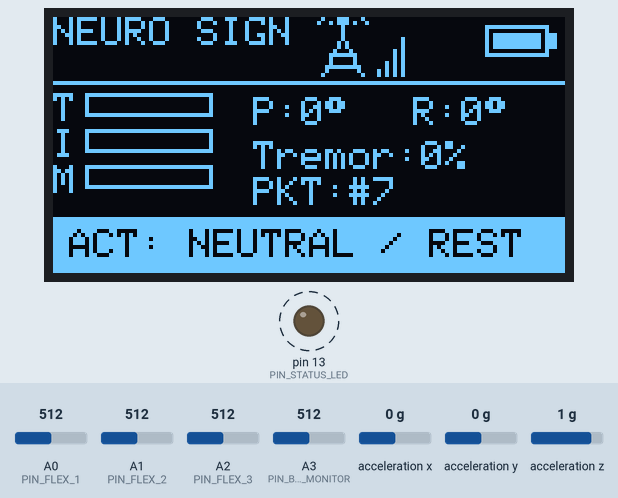
Simulated run of this sketch. Board: Arduino Nano, built with avr-gcc and run on an emulated ATmega328P. Parts: 128×64 one-colour display, output pins drawn as LEDs (lit = HIGH). Wiring (inferred from the names in the program): ADXL345 accelerometer at I2C address 0x53. Dashed ring = blinking. Inputs (shaded band) come from the test bench; at power-on: A0 (PIN_FLEX_1) = 512, acceleration y 0 g, A1 (PIN_FLEX_2) = 512, A2 (PIN_FLEX_3) = 512, A3 (PIN_BATTERY_MONITOR) = 512, acceleration x 0 g, acceleration z 1 g. Pins used as bus, display or sensor lines are not drawn; what the sketch prints to the serial monitor is not drawn.

Above: at 3.88 s.
3.9 s: A0 (PIN_FLEX_1) set to 669
At 4.12 s:
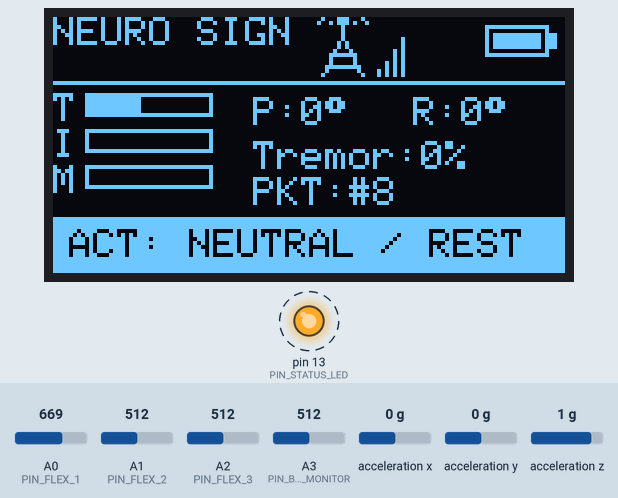
5.5 s: A0 (PIN_FLEX_1) set to 686
At 5.62 s:
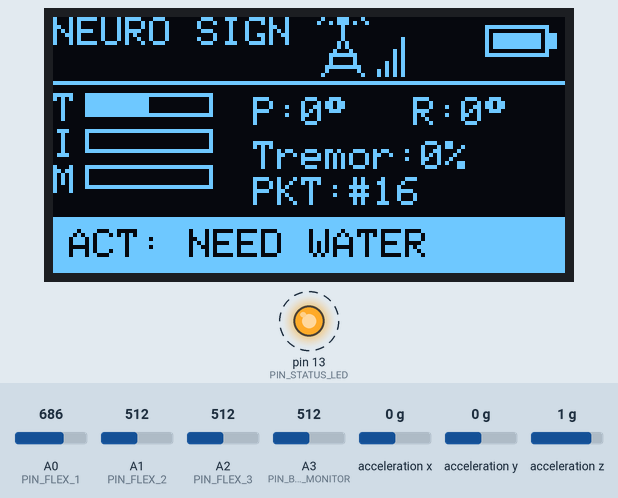
7.2 s: acceleration y set to -1.4 g
At 7.31 s:
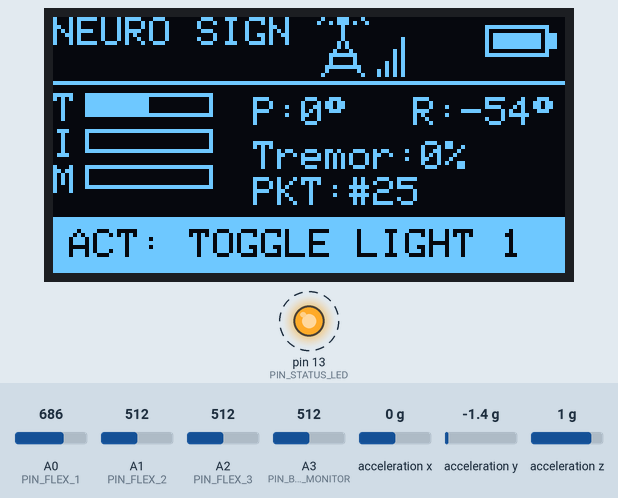
8.9 s: A1 (PIN_FLEX_2) set to 665
At 9.14 s:
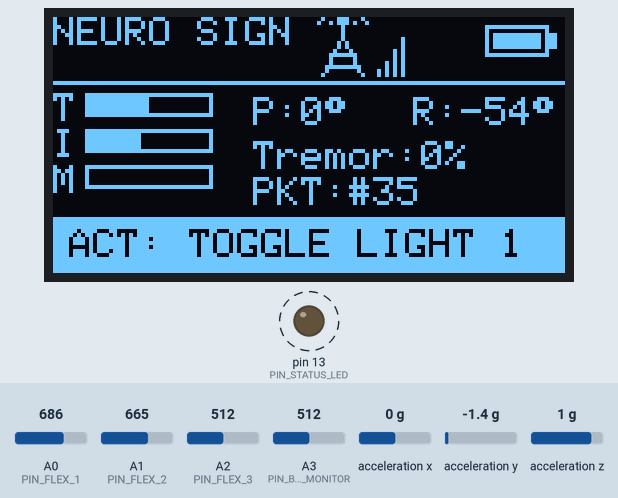
10.4 s: A1 (PIN_FLEX_2) set to 690
At 10.5 s:
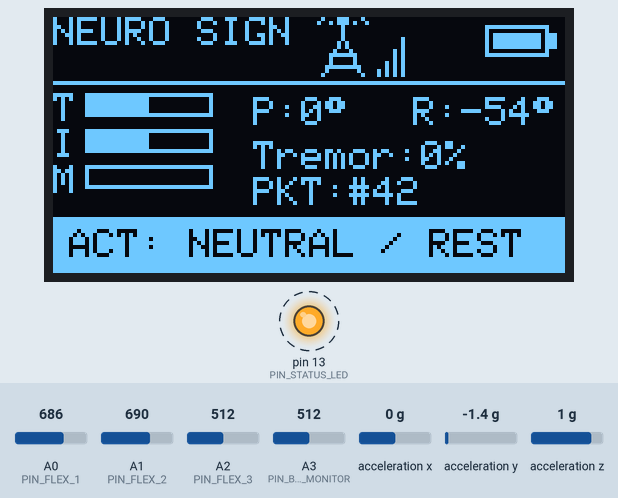
12.0 s: A0 (PIN_FLEX_1) set to 306
At 12.19 s:
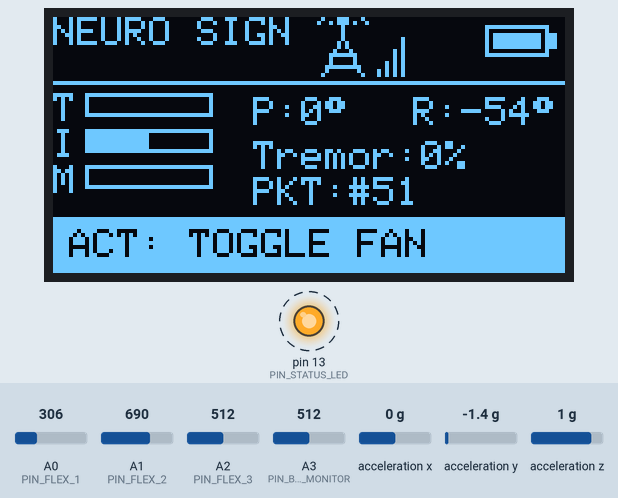
Timing chart, 0 to 14.8 s (numbered marks = the images above; inputs shaded):
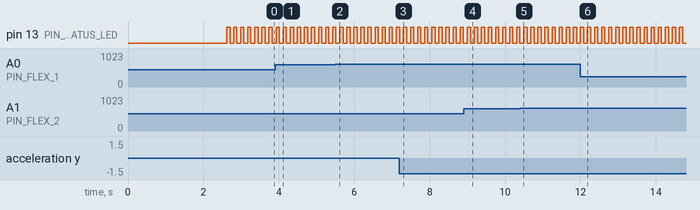

The sketch:

tx_glove_nano.ino
```cpp
/**
 * ============================================================================
 * PROJECT: NEURO SIGN - Paralysis Patient Assistance System
 * DEVELOPED BY: Rudra Attri Pandey
 * MODULE: Main Transmitter Sketch (TX Glove)
 * TARGET HARDWARE: Arduino Nano (ATmega328P)
 *
 * SENSORS & HARDWARE:
 *  - 3x Flex Sensors on A0, A1, A2
 *  - ADXL345 3-Axis Digital Accelerometer on I2C (A4-SDA, A5-SCL)
 *  - 0.96" SSD1306 OLED (128x64) on I2C (A4-SDA, A5-SCL)
 *  - 433 MHz RF Transmitter (FS1000A) on Digital Pin D12
 *  - Battery Monitor on A3
 * ============================================================================
 */

#include "config.h"
#include "gesture_sensors.h"
#include "oled_display.h"
#include "rf_transmitter.h"

// System Singletons
GestureSensors sensors;
OledDisplay    display;
RfTransmitter  transmitter;

// Runtime state variables
uint8_t       g_packetSequence = 0;
unsigned long g_lastTxTime     = 0;
unsigned long g_lastOledTime   = 0;
bool          g_lastTxBurst    = false;

void setup() {
    Serial.begin(115200);
    Serial.println(F("\n=========================================="));
    Serial.println(F("  NEURO SIGN - PARALYSIS ASSIST (TX)     "));
    Serial.println(F("  Developed by: Rudra Attri Pandey        "));
    Serial.println(F("  Firmware: " SYSTEM_VERSION "               "));
    Serial.println(F("==========================================\n"));

    // 1. Initialize OLED Display & show splash screen
    if (!display.begin()) {
        Serial.println(F("[ERROR] SSD1306 OLED initialization failed! Check I2C wiring (A4/A5)."));
    } else {
        Serial.println(F("[OK] SSD1306 OLED Initialized (0x3C)."));
    }

    // 2. Perform Sensor Auto-Calibration with visual progress bar
    Serial.println(F("[INFO] Starting Flex & ADXL345 calibration..."));
    for (uint8_t step = 0; step <= 100; step += 20) {
        display.showCalibrationScreen(step);
        delay(60);
    }

    if (!sensors.begin()) {
        Serial.println(F("[WARN] ADXL345 Accelerometer not responding at 0x53. Using fallback tilt."));
    } else {
        Serial.println(F("[OK] ADXL345 3-Axis Accelerometer Initialized."));
    }

    // 3. Initialize 433 MHz RF Transmitter
    if (!transmitter.begin()) {
        Serial.println(F("[ERROR] 433 MHz RF Transmitter initialization failed!"));
    } else {
        Serial.println(F("[OK] 433 MHz RF Transmitter Ready on D12 (2000 bps)."));
    }

    Serial.println(F("[SYSTEM] TX Glove System Ready. Commencing transmission loop.\n"));
}

void loop() {
    unsigned long currentMillis = millis();

    // 1. High-frequency sensor sample update (~100 Hz)
    sensors.update();
    const GloveSensorData &data = sensors.getData();

    // 2. RF Telemetry Transmission Burst (~14 Hz / 70ms interval)
    if (currentMillis - g_lastTxTime >= TX_INTERVAL_MS) {
        g_lastTxTime = currentMillis;
        g_lastTxBurst = transmitter.sendTelemetry(data, g_packetSequence);

        // Optional debug serial output
        #if 1
        Serial.print(F("[TX #"));
        Serial.print(g_packetSequence);
        Serial.print(F("] F1:"));
        Serial.print(data.flexPercent[0]);
        Serial.print(F("% F2:"));
        Serial.print(data.flexPercent[1]);
        Serial.print(F("% F3:"));
        Serial.print(data.flexPercent[2]);
        Serial.print(F("% | P:"));
        Serial.print(data.pitch);
        Serial.print(F(" R:"));
        Serial.print(data.roll);
        Serial.print(F(" | Tremor:"));
        Serial.print(data.tremorLevel);
        Serial.print(F(" | G:"));
        Serial.println(data.rawGestureId);
        #endif
    }

    // 3. OLED HUD & Animated Signal Tower update (20 FPS / 50ms interval)
    if (currentMillis - g_lastOledTime >= (1000 / DISPLAY_FPS)) {
        g_lastOledTime = currentMillis;
        display.update(data, g_packetSequence, g_lastTxBurst);
    }
}
```

gesture_sensors.cpp
```cpp
#include "gesture_sensors.h"
#include <Wire.h>
#include <math.h>

/**
 * ============================================================================
 * PROJECT: NEURO SIGN - Paralysis Patient Assistance System
 * DEVELOPED BY: Rudra Attri Pandey
 * MODULE: Glove Sensor Interface Implementation
 * ============================================================================
 */

GestureSensors::GestureSensors() :
    _flexHistIndex(0),
    _accelX(0), _accelY(0), _accelZ(0),
    _prevAccelX(0), _prevAccelY(0), _prevAccelZ(0),
    _jerkAccumulator(0)
{
    // Default fallback calibration values for flex sensors (0-1023 ADC)
    _flexMin[0] = 300; _flexMax[0] = 750;
    _flexMin[1] = 300; _flexMax[1] = 750;
    _flexMin[2] = 300; _flexMax[2] = 750;

    for (int i = 0; i < 3; i++) {
        for (int j = 0; j < SENSOR_SAMPLE_WINDOW; j++) {
            _flexHistory[i][j] = 500;
        }
    }
}

bool GestureSensors::begin() {
    pinMode(PIN_FLEX_1, INPUT);
    pinMode(PIN_FLEX_2, INPUT);
    pinMode(PIN_FLEX_3, INPUT);
    pinMode(PIN_BATTERY_MONITOR, INPUT);

    Wire.begin();
    Wire.setClock(400000); // 400kHz Fast Mode I2C

    bool adxlOk = initADXL345();
    recalibrateFlex();
    return adxlOk;
}

bool GestureSensors::initADXL345() {
    Wire.beginTransmission(ADXL345_I2C_ADDRESS);
    Wire.write(ADXL_REG_DEVID);
    if (Wire.endTransmission() != 0) return false;

    Wire.requestFrom(ADXL345_I2C_ADDRESS, 1);
    if (Wire.available()) {
        uint8_t devId = Wire.read();
        if (devId != 0xE5) {
            // Unexpected Device ID but will attempt initialization
        }
    }

    // Set Measurement mode (D3 = 1 in POWER_CTL register 0x2D)
    Wire.beginTransmission(ADXL345_I2C_ADDRESS);
    Wire.write(ADXL_REG_POWER_CTL);
    Wire.write(0x08);
    Wire.endTransmission();

    // Set Data Format (+/- 4g range, full resolution)
    Wire.beginTransmission(ADXL345_I2C_ADDRESS);
    Wire.write(ADXL_REG_DATA_FORMAT);
    Wire.write(0x01); // +/- 4g
    Wire.endTransmission();

    return true;
}

void GestureSensors::readADXL345(float &ax, float &ay, float &az) {
    Wire.beginTransmission(ADXL345_I2C_ADDRESS);
    Wire.write(ADXL_REG_DATAX0);
    Wire.endTransmission(false);

    Wire.requestFrom((uint8_t)ADXL345_I2C_ADDRESS, (uint8_t)6);
    if (Wire.available() >= 6) {
        int16_t rawX = Wire.read() | (Wire.read() << 8);
        int16_t rawY = Wire.read() | (Wire.read() << 8);
        int16_t rawZ = Wire.read() | (Wire.read() << 8);

        // Convert to Gs (Scale factor ~ 0.0078 g/LSB in 4g mode)
        ax = (float)rawX * 0.0078125f;
        ay = (float)rawY * 0.0078125f;
        az = (float)rawZ * 0.0078125f;
    }
}

void GestureSensors::recalibrateFlex() {
    // Quick baseline recording for flat hand (resting position)
    long sum[3] = {0, 0, 0};
    for (int s = 0; s < CALIBRATION_SAMPLES; s++) {
        sum[0] += analogRead(PIN_FLEX_1);
        sum[1] += analogRead(PIN_FLEX_2);
        sum[2] += analogRead(PIN_FLEX_3);
        delay(3);
    }
    for (int i = 0; i < 3; i++) {
        _flexMin[i] = sum[i] / CALIBRATION_SAMPLES;
        _flexMax[i] = _flexMin[i] + 350; // Expected dynamic range with standard 10k divider
    }
}

uint8_t GestureSensors::readBattery() {
    // Voltage divider calculation assuming 10k/10k divider to A3 from 1S LiPo (3.3V-4.2V)
    int raw = analogRead(PIN_BATTERY_MONITOR);
    float vSense = (raw * 5.0f) / 1023.0f;
    float vBat = vSense * 2.0f; // Scale divider (2x)

    if (vBat >= 4.2f) return 100;
    if (vBat <= 3.2f) return 0;
    return (uint8_t)(((vBat - 3.2f) / (4.2f - 3.2f)) * 100.0f);
}

void GestureSensors::update() {
    // 1. Read and filter flex sensors
    int rawFlex[3] = {
        analogRead(PIN_FLEX_1),
        analogRead(PIN_FLEX_2),
        analogRead(PIN_FLEX_3)
    };

    for (int i = 0; i < 3; i++) {
        _flexHistory[i][_flexHistIndex] = rawFlex[i];

        // Running average
        long avg = 0;
        for (int j = 0; j < SENSOR_SAMPLE_WINDOW; j++) {
            avg += _flexHistory[i][j];
        }
        avg /= SENSOR_SAMPLE_WINDOW;

        // Auto-adapt bounds dynamically if patient stretches further
        if (avg < _flexMin[i]) _flexMin[i] = avg;
        if (avg > _flexMax[i]) _flexMax[i] = avg;

        // Map to 0 - 100%
        int percent = map(avg, _flexMin[i], _flexMax[i], 0, 100);
        _data.flexPercent[i] = (uint8_t)constrain(percent, 0, 100);
    }

    _flexHistIndex = (_flexHistIndex + 1) % SENSOR_SAMPLE_WINDOW;

    // 2. Read ADXL345 Accelerometer & calculate Pitch / Roll / Tremor
    readADXL345(_accelX, _accelY, _accelZ);

    // Calculate Pitch and Roll in degrees
    // Pitch: Rotation around Y-axis
    // Roll: Rotation around X-axis
    float pitchRad = atan2(-_accelX, sqrt(_accelY * _accelY + _accelZ * _accelZ));
    float rollRad  = atan2(_accelY, _accelZ);

    int pitchDeg = (int)(pitchRad * 180.0f / 3.14159265f);
    int rollDeg  = (int)(rollRad * 180.0f / 3.14159265f);

    _data.pitch = (int8_t)constrain(pitchDeg, -90, 90);
    _data.roll  = (int8_t)constrain(rollDeg, -90, 90);

    // 3. Tremor / Jerk Detection (High frequency variance)
    float deltaX = _accelX - _prevAccelX;
    float deltaY = _accelY - _prevAccelY;
    float deltaZ = _accelZ - _prevAccelZ;
    float jerkMagnitude = sqrt(deltaX * deltaX + deltaY * deltaY + deltaZ * deltaZ) * 100.0f;

    _prevAccelX = _accelX;
    _prevAccelY = _accelY;
    _prevAccelZ = _accelZ;

    // Exponential smoothing of tremor level
    _jerkAccumulator = (_jerkAccumulator * 0.7f) + (jerkMagnitude * 0.3f);
    _data.tremorLevel = (uint8_t)constrain((int)_jerkAccumulator, 0, 100);

    // 4. Battery and local quick gesture recognition
    _data.batteryPercent = readBattery();
    _data.rawGestureId = evaluateLocalGesture();
}

uint8_t GestureSensors::evaluateLocalGesture() {
    uint8_t f1 = _data.flexPercent[0];
    uint8_t f2 = _data.flexPercent[1];
    uint8_t f3 = _data.flexPercent[2];
    int8_t roll  = _data.roll;

    // 0. Spasm / Tremor Override
    if (_data.tremorLevel > 65) {
        return 99; // Spasm / Emergency Tremor
    }

    // Emergency Fist (All 3 fingers bent > 65% in any position)
    if (f1 > 65 && f2 > 65 && f3 > 65) {
        return 4; // Emergency Help
    }

    // Individual Finger Bend Flags (Active > 48%, Inactive < 38%)
    bool b1 = (f1 > 48);
    bool b2 = (f2 > 48);
    bool b3 = (f3 > 48);

    // MODE 2: TILT LEFT 90° (Roll < -40°) -> Appliance Control
    if (roll < -40) {
        if (b1 && !b2 && !b3) return 11; // Left + Finger 1: Toggle Light 1
        if (b2 && !b1 && !b3) return 12; // Left + Finger 2: Toggle Fan
        if (b3 && !b1 && !b2) return 13; // Left + Finger 3: Toggle Bed Position
        return 0;
    }

    // MODE 3: TILT RIGHT 90° (Roll > +40°) -> Clinical & Caregiver Controls
    if (roll > 40) {
        if (b1 && !b2 && !b3) return 21; // Right + Finger 1: Call Nurse
        if (b2 && !b1 && !b3) return 22; // Right + Finger 2: Pain Alert
        if (b3 && !b1 && !b2) return 23; // Right + Finger 3: All Appliances OFF / Sleep
        return 0;
    }

    // MODE 1: FLAT / PARALLEL ON BED (-40° <= Roll <= +40°) -> Patient Requests
    if (b1 && !b2 && !b3) return 1; // Flat + Finger 1: "I Need Water"
    if (b2 && !b1 && !b3) return 2; // Flat + Finger 2: "I Need Food"
    if (b3 && !b1 && !b2) return 3; // Flat + Finger 3: "I Need Medicine"

    return 0; // Neutral / Resting
}
```

gesture_sensors.h
```cpp
#pragma once
#include "config.h"

/**
 * ============================================================================
 * PROJECT: NEURO SIGN - Paralysis Patient Assistance System
 * DEVELOPED BY: Rudra Attri Pandey
 * MODULE: Glove Sensor Interface (3x Flex + ADXL345 3-Axis Accelerometer)
 * ============================================================================
 */

struct GloveSensorData {
    uint8_t flexPercent[3];  // 0 - 100% bend for each finger
    int8_t  pitch;           // -90 to +90 degrees tilt
    int8_t  roll;            // -90 to +90 degrees roll
    uint8_t tremorLevel;     // Dynamic high-frequency jitter (0-100)
    uint8_t batteryPercent;  // Estimated battery charge
    uint8_t rawGestureId;    // Fast local rule classification
};

class GestureSensors {
public:
    GestureSensors();
    bool begin();
    void update();
    const GloveSensorData& getData() const { return _data; }
    void recalibrateFlex();

private:
    GloveSensorData _data;

    // Flex sensor calibration minimum and maximum ADC values
    int _flexMin[3];
    int _flexMax[3];

    // Moving average filter history
    int _flexHistory[3][SENSOR_SAMPLE_WINDOW];
    uint8_t _flexHistIndex;

    // Accelerometer smoothing & tremor calculation
    float _accelX, _accelY, _accelZ;
    float _prevAccelX, _prevAccelY, _prevAccelZ;
    float _jerkAccumulator;

    bool initADXL345();
    void readADXL345(float &ax, float &ay, float &az);
    uint8_t readBattery();
    uint8_t evaluateLocalGesture();
};
```

oled_display.h
```cpp
#pragma once
#include "config.h"
#include "gesture_sensors.h"

/**
 * ============================================================================
 * PROJECT: NEURO SIGN - Paralysis Patient Assistance System
 * DEVELOPED BY: Rudra Attri Pandey
 * MODULE: OLED Display & Signal Tower Animation (SSD1306 128x64 I2C)
 * ============================================================================
 */

class OledDisplay {
public:
    OledDisplay();
    bool begin();
    void update(const GloveSensorData &sensorData, uint8_t packetSeq, bool txBurst);
    void showSplashScreen();
    void showCalibrationScreen(uint8_t step);

private:
    uint8_t _animationFrame;
    unsigned long _lastAnimTime;

    void drawTowerAnimation(int x, int y, uint8_t frame, bool isTransmitting);
    void drawBattery(int x, int y, uint8_t percent);
    void drawFlexBars(int x, int y, const uint8_t flex[3]);
    const char* getGestureName(uint8_t gestureId);
};
```

rf_transmitter.cpp
```cpp
#include "rf_transmitter.h"

/**
 * ============================================================================
 * PROJECT: NEURO SIGN - Paralysis Patient Assistance System
 * DEVELOPED BY: Rudra Attri Pandey
 * MODULE: Native 433 MHz RF Pulse Transmitter Implementation
 * ============================================================================
 */

// Timing constants in microseconds (matched with ESP32-S3 RX)
#define PREAMBLE_PULSE_US   400
#define PREAMBLE_COUNT      8
#define SYNC_HIGH_US        1200
#define SYNC_LOW_US         400
#define BIT0_HIGH_US        300
#define BIT0_LOW_US         600
#define BIT1_HIGH_US        600
#define BIT1_LOW_US         300

RfTransmitter::RfTransmitter() {
}

bool RfTransmitter::begin() {
    pinMode(PIN_RF_TX_DATA, OUTPUT);
    digitalWrite(PIN_RF_TX_DATA, LOW);
    pinMode(PIN_STATUS_LED, OUTPUT);
    digitalWrite(PIN_STATUS_LED, LOW);
    return true;
}

uint8_t RfTransmitter::calculateChecksum(const NeuroTxPacket &pkt) {
    const uint8_t* ptr = (const uint8_t*)&pkt;
    uint8_t crc = 0xAA;
    for (size_t i = 0; i < sizeof(NeuroTxPacket) - 1; i++) {
        crc ^= ptr[i];
        crc = (crc << 1) | (crc >> 7);
    }
    return crc;
}

void RfTransmitter::sendBit(bool bit) {
    if (bit) {
        // Bit 1: 600us HIGH, 300us LOW
        digitalWrite(PIN_RF_TX_DATA, HIGH);
        delayMicroseconds(BIT1_HIGH_US);
        digitalWrite(PIN_RF_TX_DATA, LOW);
        delayMicroseconds(BIT1_LOW_US);
    } else {
        // Bit 0: 300us HIGH, 600us LOW
        digitalWrite(PIN_RF_TX_DATA, HIGH);
        delayMicroseconds(BIT0_HIGH_US);
        digitalWrite(PIN_RF_TX_DATA, LOW);
        delayMicroseconds(BIT0_LOW_US);
    }
}

void RfTransmitter::sendByte(uint8_t b) {
    for (int i = 7; i >= 0; i--) {
        sendBit((b >> i) & 0x01);
    }
}

bool RfTransmitter::sendTelemetry(const GloveSensorData &sensorData, uint8_t &packetCounter) {
    NeuroTxPacket pkt;
    pkt.preamble       = PROTOCOL_MAGIC_BYTE;
    pkt.sequenceId     = ++packetCounter;
    pkt.flex1          = sensorData.flexPercent[0];
    pkt.flex2          = sensorData.flexPercent[1];
    pkt.flex3          = sensorData.flexPercent[2];
    pkt.pitch          = sensorData.pitch;
    pkt.roll           = sensorData.roll;
    pkt.tremorLevel    = sensorData.tremorLevel;
    pkt.batteryPercent = sensorData.batteryPercent;
    pkt.gestureHint    = sensorData.rawGestureId;
    pkt.checksum       = calculateChecksum(pkt);

    // Visual LED heartbeat pulse
    digitalWrite(PIN_STATUS_LED, HIGH);

    noInterrupts(); // Protect microsecond pulse timing

    // 1. AGC Training Preamble (wakes up receiver AGC circuit)
    for (int i = 0; i < PREAMBLE_COUNT; i++) {
        digitalWrite(PIN_RF_TX_DATA, HIGH);
        delayMicroseconds(PREAMBLE_PULSE_US);
        digitalWrite(PIN_RF_TX_DATA, LOW);
        delayMicroseconds(PREAMBLE_PULSE_US);
    }

    // 2. Sync Frame Delimiter
    digitalWrite(PIN_RF_TX_DATA, HIGH);
    delayMicroseconds(SYNC_HIGH_US);
    digitalWrite(PIN_RF_TX_DATA, LOW);
    delayMicroseconds(SYNC_LOW_US);

    // 3. Send 11-byte Payload
    const uint8_t* ptr = (const uint8_t*)&pkt;
    for (size_t i = 0; i < sizeof(NeuroTxPacket); i++) {
        sendByte(ptr[i]);
    }

    // Inter-frame gap (LOW line)
    digitalWrite(PIN_RF_TX_DATA, LOW);

    interrupts();

    digitalWrite(PIN_STATUS_LED, LOW);
    return true;
}
```

rf_transmitter.h
```cpp
#pragma once
#include "config.h"
#include "gesture_sensors.h"

/**
 * ============================================================================
 * PROJECT: NEURO SIGN - Paralysis Patient Assistance System
 * DEVELOPED BY: Rudra Attri Pandey
 * MODULE: Native 433 MHz RF Pulse Transmitter (Zero External Dependency)
 * ============================================================================
 */

class RfTransmitter {
public:
    RfTransmitter();
    bool begin();
    bool sendTelemetry(const GloveSensorData &sensorData, uint8_t &packetCounter);

private:
    uint8_t calculateChecksum(const NeuroTxPacket &pkt);
    void sendBit(bool bit);
    void sendByte(uint8_t b);
};
```

Source omitted: oled_display.cpp (6887 bytes), config.h (3240 bytes)

Measured:
- the behaviour switches between 677 and 678 on A0 (PIN_FLEX_1) (found by bisection; images 1 and 2)
- the behaviour switches between 677 and 678 on A1 (PIN_FLEX_2) (found by bisection; images 4 and 5)
- after the input at 5.5 s, the display: first changes after 0.06 s (image 2 shows a later state)
- after the input at 7.2 s, the display: first changes after 0.05 s (image 3 shows a later state)
- after the input at 10.4 s, the display: first differs from a run without the input after 0.10 s (image 5)
- after the input at 12.0 s, the display: changes after 0.13 s (image 6)
- by itself, pin 13 (PIN_STATUS_LED): alternates HIGH for 0.09 s and LOW for 0.10 s
